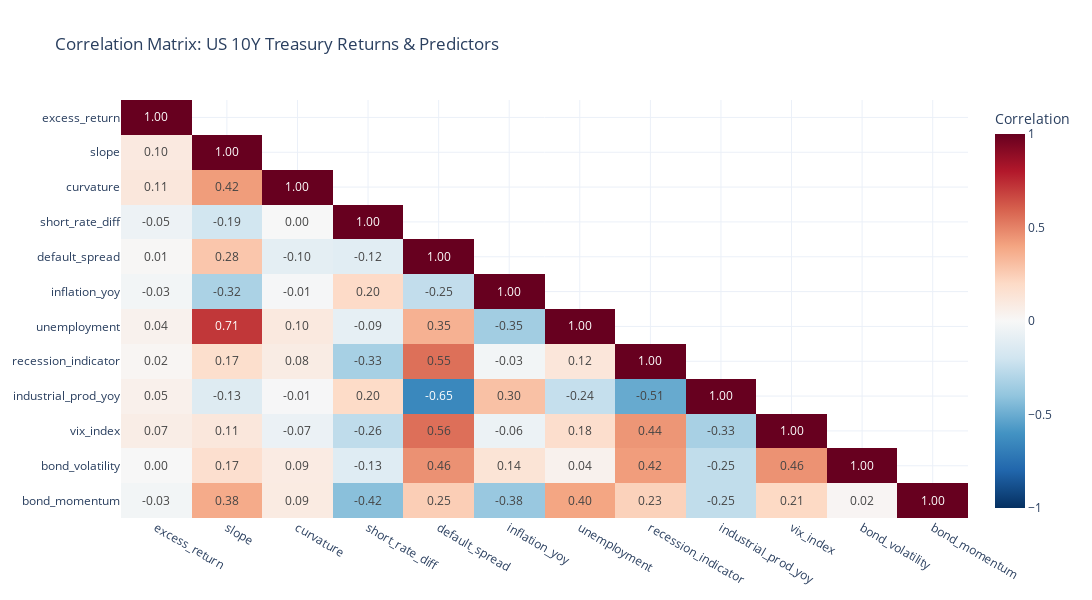

The code cell stored with this chart in its notebook:
### Markdown cell above
Check the correlation between variables.

### Code cell
all_cols = ['excess_return'] + ['slope', 'curvature', 'short_rate_diff', 'default_spread', 'inflation_yoy', 'unemployment', 
              'recession_indicator', 'industrial_prod_yoy', 'vix_index', 'bond_volatility', 'bond_momentum']

corr_matrix = df_final[all_cols].corr()

mask = np.triu(np.ones_like(corr_matrix, dtype=bool), k=1)
df_corr_masked = corr_matrix.mask(mask)

fig_heatmap = px.imshow(
    df_corr_masked,
    text_auto=".2f",
    aspect="auto",
    color_continuous_scale='RdBu_r',
    zmin=-1, zmax=1,
    title="Correlation Matrix: US 10Y Treasury Returns & Predictors",
    labels=dict(color="Correlation"),
    height=600,
    width=1100, template='plotly_white'
)
fig_heatmap.show()

### Figure 1 — Plotly figure (JSON) as saved in the notebook; plotly's stock layout.template omitted (floating-point values rounded to 4 significant figures; data arrays with more than 128 entries replaced by an {"elided": "..."} marker saying what was removed)
{"data": [{"coloraxis": "coloraxis", "hovertemplate": "x: %{x}<br>y: %{y}<br>Correlation: %{z}<extra></extra>", "name": "0", "texttemplate": "%{z:.2f}", "type": "heatmap", "x": ["excess_return", "slope", "curvature", "short_rate_diff", "default_spread", "inflation_yoy", "unemployment", "recession_indicator", "industrial_prod_yoy", "vix_index", "bond_volatility", "bond_momentum"], "xaxis": "x", "y": ["excess_return", "slope", "curvature", "short_rate_diff", "default_spread", "inflation_yoy", "unemployment", "recession_indicator", "industrial_prod_yoy", "vix_index", "bond_volatility", "bond_momentum"], "yaxis": "y", "z": {"elided": "12x12 float values"}}], "layout": {"coloraxis": {"cmax": 1, "cmin": -1, "colorbar": {"title": {"text": "Correlation"}}, "colorscale": [[0, "rgb(5,48,97)"], [0.1, "rgb(33,102,172)"], [0.2, "rgb(67,147,195)"], [0.3, "rgb(146,197,222)"], [0.4, "rgb(209,229,240)"], [0.5, "rgb(247,247,247)"], [0.6, "rgb(253,219,199)"], [0.7, "rgb(244,165,130)"], [0.8, "rgb(214,96,77)"], [0.9, "rgb(178,24,43)"], [1, "rgb(103,0,31)"]]}, "height": 600, "title": {"text": "Correlation Matrix: US 10Y Treasury Returns & Predictors"}, "width": 1100, "xaxis": {"anchor": "y", "domain": [0, 1]}, "yaxis": {"anchor": "x", "autorange": "reversed", "domain": [0, 1]}}}
